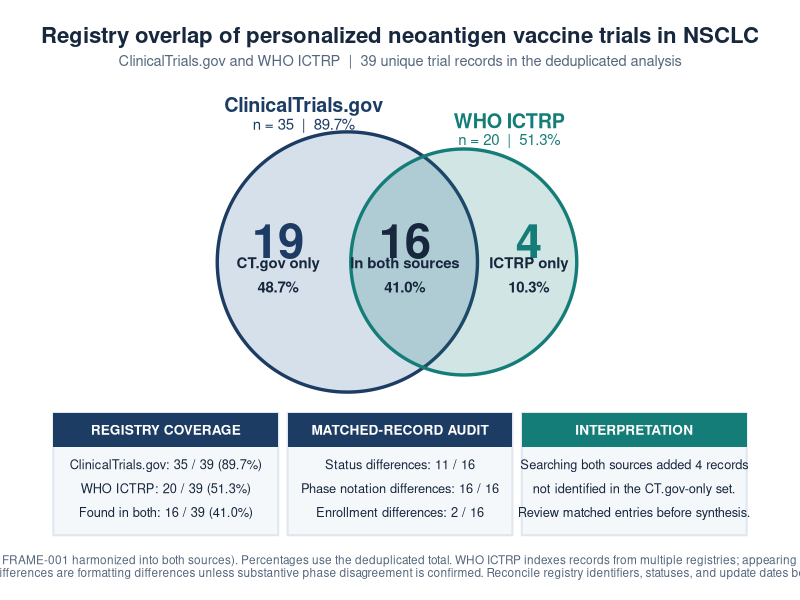
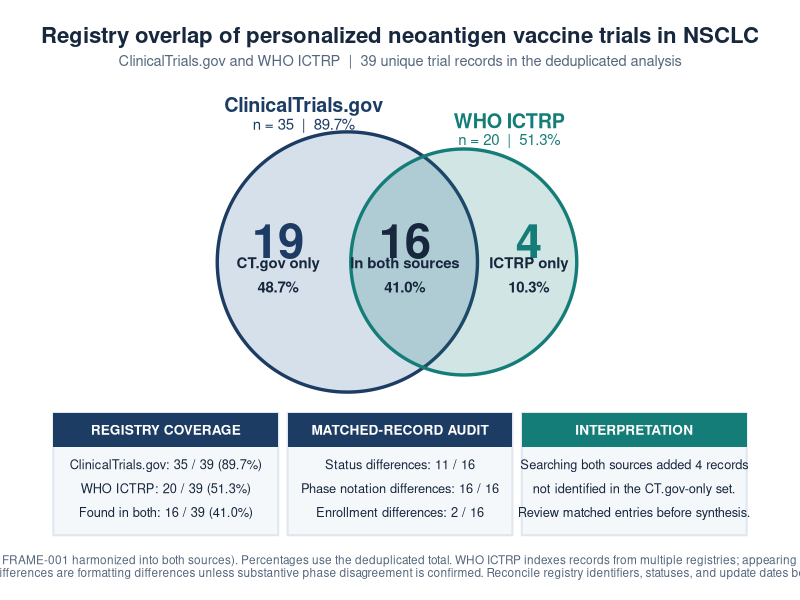
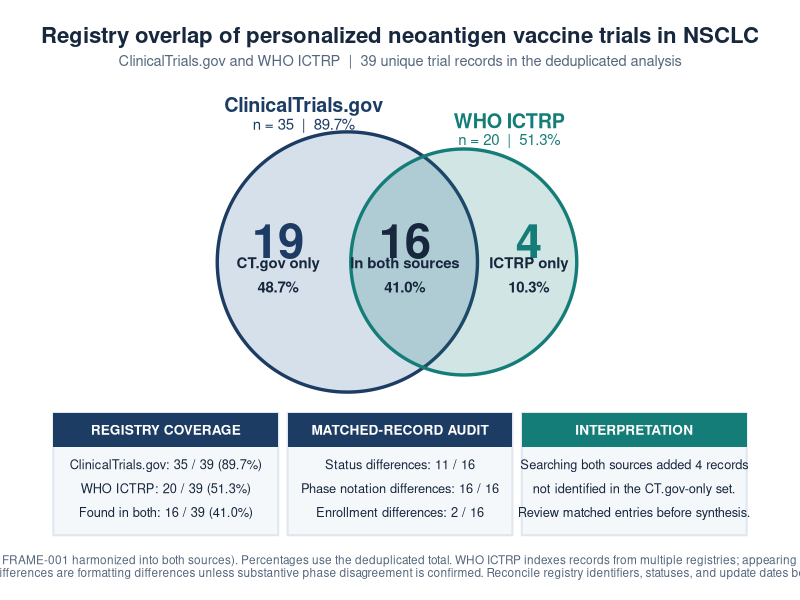

Recreate these plots in R, in order.
# Refined NSCLC personalized neoantigen registry overlap figure
# Counts transcribed from the supplied figure; verify against deduplicated records.
# Install: install.packages(c('ggplot2','patchwork'))
suppressPackageStartupMessages({
  library(ggplot2)
  library(patchwork)
})

outdir <- 'figures/nsclc_registry_overlap_refined'
dir.create(outdir, recursive=TRUE, showWarnings=FALSE)

# INPUTS: replace with validated record-level cross-registry matching results.
ctg_only <- 19L
both <- 16L
who_only <- 4L
status_differences <- 11L
phase_format_differences <- 16L
accrual_differences <- 2L

N <- ctg_only + both + who_only
stopifnot(N == 39L)
ctg <- ctg_only + both
who <- who_only + both
pct <- function(n) sprintf('%.1f%%', 100*n/N)

navy <- '#1D3C63'; blue <- '#32669B'; teal <- '#147D78'
ink <- '#17273D'; mute <- '#54677D'; rule <- '#DEE6EE'

# Visual circles are schematic, not area-proportional to the set sizes.
circle_df <- function(cx, cy, r, n=600) {
  a <- seq(0, 2*pi, length.out=n)
  data.frame(x=cx+r*cos(a), y=cy+r*sin(a))
}
left <- circle_df(-0.64,0,1.52)
right <- circle_df(0.72,0,1.32)

venn <- ggplot() +
  geom_polygon(data=left,aes(x,y),fill=blue,alpha=.20,colour=navy,linewidth=1.15) +
  geom_polygon(data=right,aes(x,y),fill=teal,alpha=.20,colour=teal,linewidth=1.15) +
  annotate('text', x=-1.15,y=1.84,label='ClinicalTrials.gov',fontface='bold',size=5.0,colour=navy) +
  annotate('text', x=-1.15,y=1.61,label=paste0('n = ',ctg,'  |  ',pct(ctg)),size=3.8,colour=navy) +
  annotate('text', x=1.25,y=1.65,label='WHO ICTRP',fontface='bold',size=5.0,colour=teal) +
  annotate('text', x=1.25,y=1.43,label=paste0('n = ',who,'  |  ',pct(who)),size=3.8,colour=teal) +
  annotate('text',x=-1.45,y=.25,label=ctg_only,size=12,fontface='bold',colour=navy) +
  annotate('text',x=-1.45,y=-.15,label=paste0('CT.gov only\n',pct(ctg_only)),size=3.8,fontface='bold',lineheight=1.35,colour=ink) +
  annotate('text',x=.03,y=.25,label=both,size=12,fontface='bold',colour=ink) +
  annotate('text',x=.03,y=-.15,label=paste0('In both sources\n',pct(both)),size=3.8,fontface='bold',lineheight=1.35,colour=ink) +
  annotate('text',x=1.48,y=.25,label=who_only,size=12,fontface='bold',colour=teal) +
  annotate('text',x=1.48,y=-.15,label=paste0('ICTRP only\n',pct(who_only)),size=3.8,fontface='bold',lineheight=1.35,colour=ink) +
  coord_equal(xlim=c(-2.55,2.50),ylim=c(-1.58,2.05),expand=FALSE,clip='off') +
  labs(title='Registry overlap of personalized neoantigen vaccine trials in NSCLC',
       subtitle='ClinicalTrials.gov and WHO ICTRP  |  39 unique trial records in the deduplicated analysis') +
  theme_void(base_size=13) +
  theme(plot.title=element_text(face='bold',size=16,colour=ink,hjust=.5,margin=margin(b=5)),
        plot.subtitle=element_text(size=10.5,colour=mute,hjust=.5,margin=margin(b=12)),
        plot.margin=margin(14,28,8,28))

# Clean summary panel uses concise claims and separates presentation differences
# from substantive discordance. No unsupported causal interpretations.
card_data <- data.frame(
  x=c(1,2,3),
  heading=c('REGISTRY COVERAGE','MATCHED-RECORD AUDIT','INTERPRETATION'),
  lines=c(
    paste0('ClinicalTrials.gov: ',ctg,' / ',N,' (',pct(ctg),')\nWHO ICTRP: ',who,' / ',N,' (',pct(who),')\nFound in both: ',both,' / ',N,' (',pct(both),')'),
    paste0('Status differences: ',status_differences,' / ',both,'\nPhase notation differences: ',phase_format_differences,' / ',both,'\nEnrollment differences: ',accrual_differences,' / ',both),
    'Searching both sources added 4 records\nnot identified in the CT.gov-only set.\nReview matched entries before synthesis.'
  ), stringsAsFactors=FALSE
)

cards <- ggplot(card_data,aes(x=x,y=1)) +
  geom_tile(width=.96,height=.91,fill='#F5F8FB',colour=rule,linewidth=.7) +
  geom_tile(aes(y=1.33),width=.96,height=.25,fill=c(navy,navy,teal),show.legend=FALSE) +
  geom_text(aes(y=1.33,label=heading),fontface='bold',colour='white',size=3.45) +
  geom_text(aes(y=1.11,label=lines),vjust=1,hjust=.5,lineheight=1.55,colour=ink,size=3.25) +
  coord_cartesian(xlim=c(.49,3.51),ylim=c(.52,1.49),expand=FALSE,clip='off') +
  theme_void() + theme(plot.margin=margin(0,15,0,15))

figure <- venn / cards + plot_layout(heights=c(3.1,1.30)) +
  plot_annotation(caption=paste0(
    'Counts from the deduplicated cross-registry analysis (N = 39; FRAME-001 harmonized into both sources). Percentages use the deduplicated total. ',
    'WHO ICTRP indexes records from multiple registries; appearing in both sources does not mean two independent registrations.\n',
    'Phase notation differences are formatting differences unless substantive phase disagreement is confirmed. ',
    'Reconcile registry identifiers, statuses, and update dates before publication.'),
    theme=theme(plot.caption=element_text(size=8.5,colour=mute,hjust=.5,
                                         margin=margin(t=12,b=9,l=15,r=15)),
                plot.background=element_rect(fill='white',colour=NA)))

ggsave(file.path(outdir,'registry_overlap_refined.png'),figure,width=13.5,height=9.3,dpi=600,bg='white')
ggsave(file.path(outdir,'registry_overlap_refined.pdf'),figure,width=13.5,height=9.3,device='pdf',bg='white')
if (requireNamespace('svglite',quietly=TRUE))
  ggsave(file.path(outdir,'registry_overlap_refined.svg'),figure,width=13.5,height=9.3,device=svglite::svglite)

write.csv(data.frame(group=c('ClinicalTrials.gov only','Both sources','WHO ICTRP only'),
                     trials=c(ctg_only,both,who_only),
                     percentage=c(100*ctg_only/N,100*both/N,100*who_only/N)),
          file.path(outdir,'registry_overlap_counts.csv'),row.names=FALSE)
message('Wrote figures to: ',outdir)
